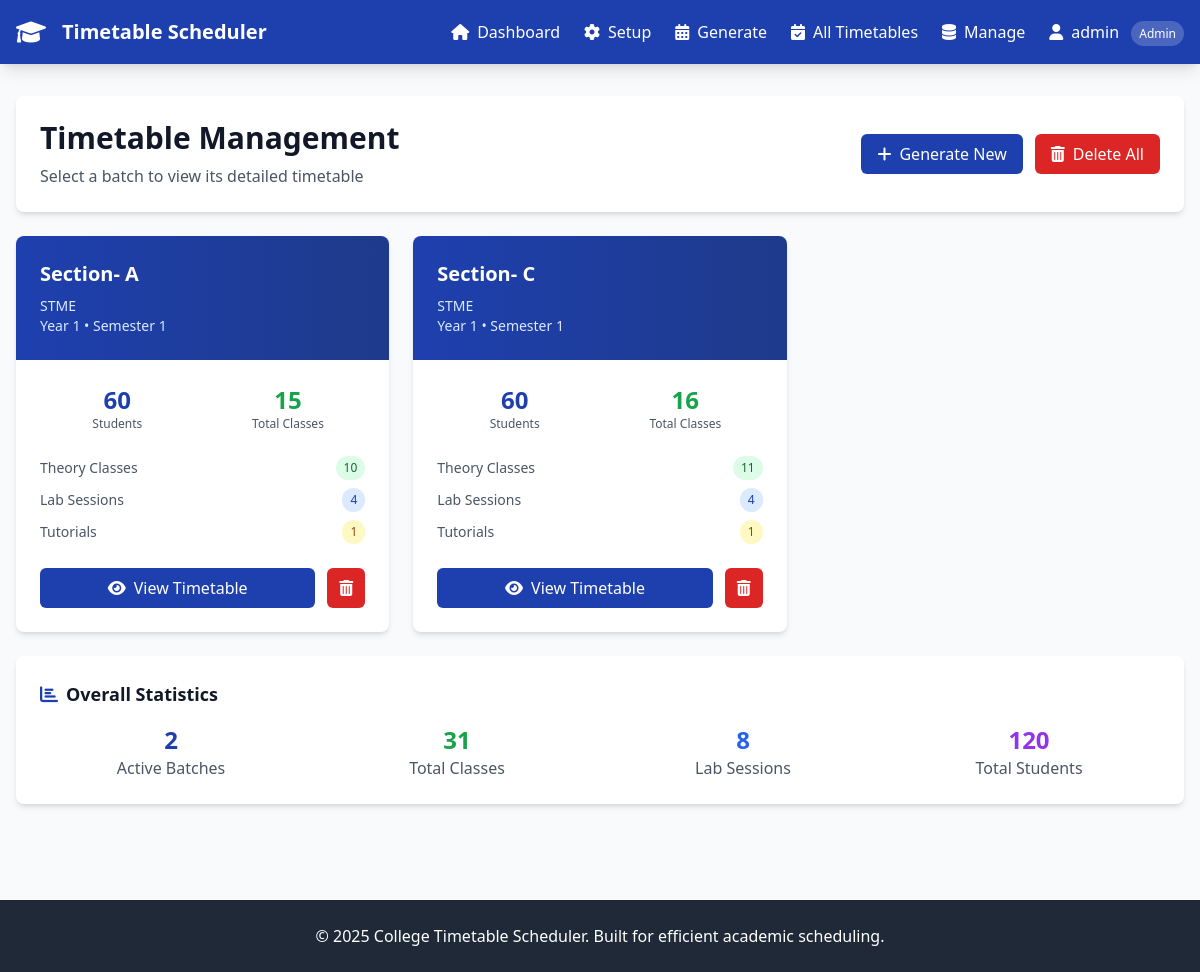
The app's page /view_all_timetables (signed in) with its own data.
### app.py (models this page shows)
class Batch(db.Model):
    id = db.Column(db.Integer, primary_key=True)
    name = db.Column(db.String(50), nullable=False)
    year = db.Column(db.Integer, nullable=False)
    semester = db.Column(db.Integer, nullable=False)
    department = db.Column(db.String(50), nullable=False)
    strength = db.Column(db.Integer, nullable=False)

### app.py (the view)
@app.route('/view_all_timetables')
def view_all_timetables():
    if 'user_id' not in session or session.get('user_role') != 'admin':
        flash('Access denied. Admin privileges required.', 'error')
        return redirect(url_for('login'))
    batches_with_timetables = db.session.query(Batch).join(Timetable).distinct().all()
    if len(batches_with_timetables) == 1:
        return redirect(url_for('view_timetable', batch_id=batches_with_timetables[0].id))
    batches_data = []
    for batch in batches_with_timetables:
        total_classes = db.session.query(Timetable).filter(Timetable.batch_id == batch.id).count()
        class_types = db.session.query(Subject.type, db.func.count(Timetable.id)).join(
            Timetable, Subject.id == Timetable.subject_id
        ).filter(Timetable.batch_id == batch.id).group_by(Subject.type).all()
        type_counts = {type_name: count for type_name, count in class_types}
        batches_data.append({
            'batch': batch,
            'total_classes': total_classes,
            'theory_count': type_counts.get('theory', 0),
            'practical_count': type_counts.get('practical', 0),
            'tutorial_count': type_counts.get('tutorial', 0)
        })
    return render_template('batch_selection.html', batches_data=batches_data)

### templates/batch_selection.html (shortened to what this page needs)
{% extends "base.html" %}
{% block content %}
<div class="space-y-6">
    <div class="bg-white rounded-lg shadow-md p-6">
        <div class="flex items-center justify-between">
            <div>
                <h1 class="text-3xl font-bold text-gray-900">Timetable Management</h1>
                <p class="text-gray-600 mt-2">Select a batch to view its detailed timetable</p>
            </div>
            <div class="flex space-x-3">
                <a href="{{ url_for('generate_timetable') }}" class="bg-college-blue text-white px-4 py-2 rounded-md hover:bg-college-dark transition duration-200">
                    <i class="fas fa-plus mr-2"></i>Generate New
                </a>
                {% if batches_data %}
                <form method="POST" action="{{ url_for('delete_all_entities', entity='timetables') }}" style="display: inline-block;" onsubmit="return confirm('⚠️ WARNING: This will delete ALL timetables! This action cannot be undone. Are you absolutely sure?')">
                    <button type="submit" class="bg-red-600 text-white px-4 py-2 rounded-md hover:bg-red-700 transition duration-200">
                        <i class="fas fa-trash-alt mr-2"></i>Delete All
                    </button>
                </form>
                {% endif %}
            </div>
        </div>
    </div>
    {% if batches_data %}
        <div class="grid grid-cols-1 md:grid-cols-2 lg:grid-cols-3 gap-6">
            {% for data in batches_data %}
            <div class="bg-white rounded-lg shadow-md hover:shadow-lg transition-shadow duration-200 overflow-hidden">
                <div class="bg-gradient-to-r from-college-blue to-college-dark text-white p-6">
                    <h2 class="text-xl font-bold mb-2">{{ data.batch.name }}</h2>
                    <p class="text-blue-100 text-sm">{{ data.batch.department }}</p>
                    <p class="text-blue-100 text-sm">Year {{ data.batch.year }} • Semester {{ data.batch.semester }}</p>
                </div>
                <div class="p-6">
                    <div class="grid grid-cols-2 gap-4 mb-6">
                        <div class="text-center">
                            <div class="text-2xl font-bold text-college-blue">{{ data.batch.strength }}</div>
                            <div class="text-xs text-gray-600">Students</div>
                        </div>
                        <div class="text-center">
                            <div class="text-2xl font-bold text-green-600">{{ data.total_classes }}</div>
                            <div class="text-xs text-gray-600">Total Classes</div>
                        </div>
                    </div>
                    <div class="space-y-2 mb-6">
                        <div class="flex justify-between items-center text-sm">
                            <span class="text-gray-600">Theory Classes</span>
                            <span class="bg-green-100 text-green-800 px-2 py-1 rounded-full text-xs font-medium">{{ data.theory_count }}</span>
                        </div>
                        <div class="flex justify-between items-center text-sm">
                            <span class="text-gray-600">Lab Sessions</span>
                            <span class="bg-blue-100 text-blue-800 px-2 py-1 rounded-full text-xs font-medium">{{ data.practical_count }}</span>
                        </div>
                        <div class="flex justify-between items-center text-sm">
                            <span class="text-gray-600">Tutorials</span>
                            <span class="bg-yellow-100 text-yellow-800 px-2 py-1 rounded-full text-xs font-medium">{{ data.tutorial_count }}</span>
                        </div>
                    </div>
                    <div class="flex space-x-3">
                        <a href="{{ url_for('view_timetable', batch_id=data.batch.id) }}"
                           class="flex-1 bg-college-blue text-white text-center px-4 py-2 rounded-md hover:bg-college-dark transition duration-200">
                            <i class="fas fa-eye mr-2"></i>View Timetable
                        </a>
                        <form method="POST" action="{{ url_for('delete_batch_timetable', batch_id=data.batch.id) }}"
                              style="display: inline-block;"
                              onsubmit="return confirm('Are you sure you want to delete the timetable for {{ data.batch.name }}? This action cannot be undone.')">
                            <button type="submit" class="bg-red-600 text-white px-3 py-2 rounded-md hover:bg-red-700 transition duration-200">
                                <i class="fas fa-trash-alt"></i>
                            </button>
                        </form>
                    </div>
                </div>
            </div>
            {% endfor %}
        </div>
        <div class="bg-white rounded-lg shadow-md p-6">
            <h3 class="text-lg font-semibold text-gray-900 mb-4">
                <i class="fas fa-chart-bar text-college-blue mr-2"></i>Overall Statistics
            </h3>
            <div class="grid grid-cols-1 md:grid-cols-4 gap-6">
                <div class="text-center">
                    <div class="text-2xl font-bold text-college-blue">{{ batches_data|length }}</div>
                    <div class="text-gray-600">Active Batches</div>
                </div>
                <div class="text-center">
                    <div class="text-2xl font-bold text-green-600">{{ batches_data|sum(attribute='total_classes') }}</div>
                    <div class="text-gray-600">Total Classes</div>
                </div>
                <div class="text-center">
                    <div class="text-2xl font-bold text-blue-600">{{ batches_data|sum(attribute='practical_count') }}</div>
                    <div class="text-gray-600">Lab Sessions</div>
                </div>
                <div class="text-center">
                    <div class="text-2xl font-bold text-purple-600">{{ batches_data|sum(attribute='batch.strength') }}</div>
                    <div class="text-gray-600">Total Students</div>
                </div>
            </div>
        </div>
    {% endif %}
</div>
{% endblock %}

### records on screen
Batch: batch.name "Section- A", batch.department "STME", batch.year "1", batch.semester "1", batch.strength "60"
Batch: batch.name "Section- C", batch.department "STME", batch.year "1", batch.semester "1", batch.strength "60"

### other values on screen
{{ session.username }} "admin"
{{ data.total_classes }} "15" "16"
{{ data.theory_count }} "10" "11"
{{ data.practical_count }} "4" "4"
{{ data.tutorial_count }} "1" "1"
{{ batches_data|length }} "2"
{{ batches_data|sum(attribute='total_classes') }} "31"
{{ batches_data|sum(attribute='practical_count') }} "8"
{{ batches_data|sum(attribute='batch.strength') }} "120"
